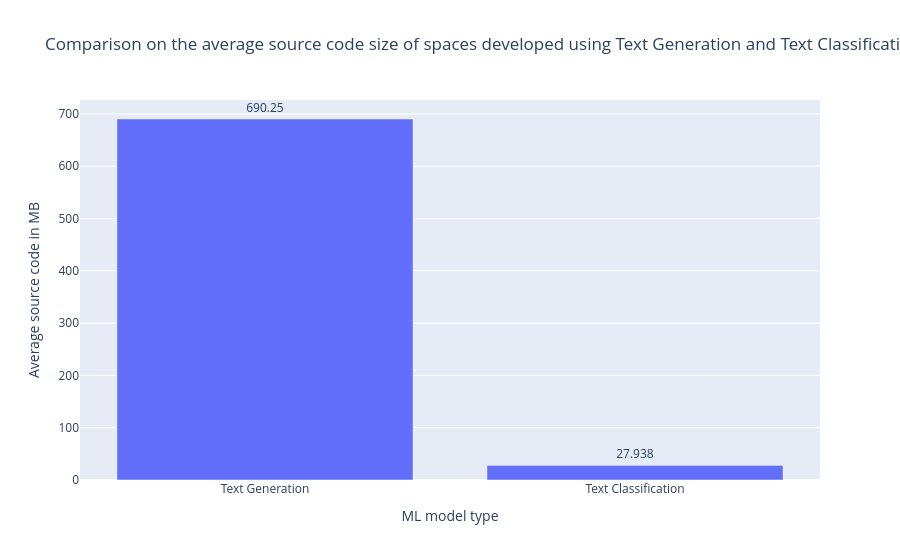

Notebook source saved alongside this figure:
### Markdown cell above
## Data Analysis - Part 3
#### Compare the average source code size of spaces developed using "Text Generation" models and using "Text Classification" models

### Code cell
# get the average source code size of spaces for each group, convert to MB for better display purpose

avg_gen_spaces = np.mean(gen_total_sizes["size"]) / 1000
avg_cla_spaces = np.mean(cla_total_sizes["size"]) / 1000

# plot a bar chart to show the difference of the average source code size of spaces using the two groups of models

total_space_count = {
    "model_type": ["Text Generation", "Text Classification"],
    "avg_size": [avg_gen_spaces, avg_cla_spaces]
}

fig = px.bar(
    x=total_space_count["model_type"], y=total_space_count["avg_size"], text_auto=".5s",
    labels={"x": "ML model type", "y": "Average source code in MB"},
    title="Comparison on the average source code size of spaces developed using Text Generation and Text Classification", height=600
)
fig.update_traces(textfont_size=12, textangle=0, textposition="outside", cliponaxis=False)
fig.show()

### Figure 1 — Plotly figure (JSON) as saved in the notebook; plotly's stock layout.template omitted (floating-point values rounded to 4 significant figures)
{"data": [{"alignmentgroup": "True", "cliponaxis": false, "hovertemplate": "ML model type=%{x}<br>Average source code in MB=%{y}<extra></extra>", "legendgroup": "", "marker": {"color": "#636efa", "pattern": {"shape": ""}}, "name": "", "offsetgroup": "", "orientation": "v", "showlegend": false, "textangle": 0, "textfont": {"size": 12}, "textposition": "outside", "texttemplate": "%{y:.5s}", "type": "bar", "x": ["Text Generation", "Text Classification"], "xaxis": "x", "y": [690.2, 27.94], "yaxis": "y"}], "layout": {"autosize": true, "barmode": "relative", "legend": {"tracegroupgap": 0}, "title": {"text": "Comparison on the average source code size of spaces developed using Text Generation and Text Classification"}, "xaxis": {"anchor": "y", "autorange": true, "domain": [0, 1], "range": [-0.5, 1.5], "title": {"text": "ML model type"}, "type": "category"}, "yaxis": {"anchor": "x", "autorange": true, "domain": [0, 1], "range": [0, 726.6], "title": {"text": "Average source code in MB"}, "type": "linear"}}}
